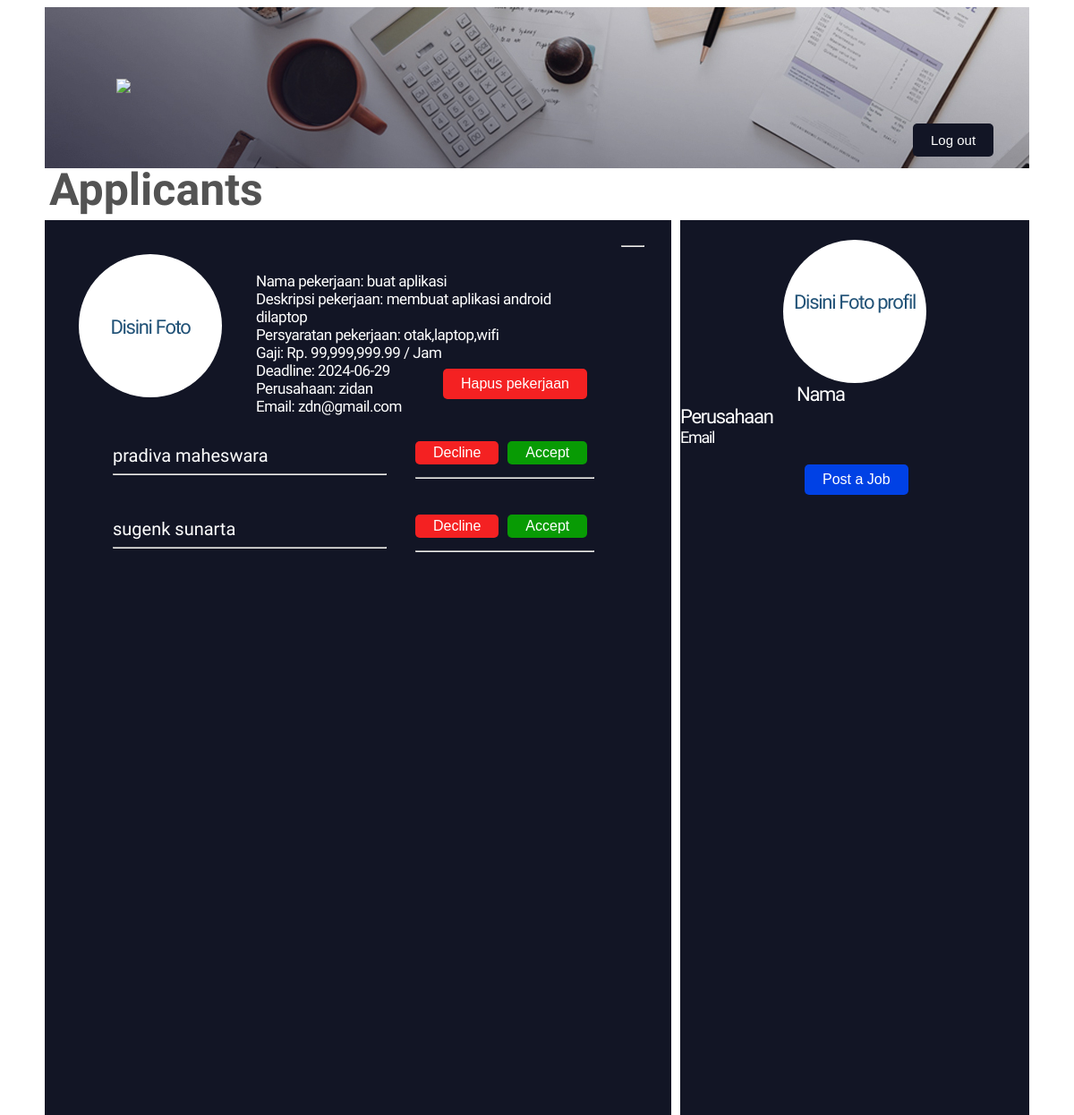
Screenshot of /company/about-job.php?id=3 (signed in) with the database file from the repository.
### tables this page shows
CREATE TABLE `jobs` (
  `id` int(11) NOT NULL,
  `company_id` int(11) NOT NULL,
  `title` varchar(255) NOT NULL,
  `description` text NOT NULL,
  `requirements` text NOT NULL,
  `salary` decimal(10,2) NOT NULL,
  `deadline` date NOT NULL,
  `category` varchar(50) NOT NULL
);

CREATE TABLE `users` (
  `id` int(11) NOT NULL,
  `username` varchar(255) NOT NULL,
  `password` varchar(255) NOT NULL,
  `role` enum('Mahasiswa','Perusahaan','Admin') NOT NULL,
  `email` varchar(255) NOT NULL,
  `name` varchar(255) NOT NULL
);

### company/about-job.php (the view, shortened to what this page needs)
<?php
include '../db_connection.php';
$job_id = isset($_GET['id']) ? $_GET['id'] : '';
$sql = "SELECT j.id, j.title, j.description, j.requirements, j.salary, j.deadline, j.category, u.name AS company_name, u.email
        FROM jobs j
        JOIN users u ON j.company_id = u.id
        WHERE j.id = ?";
$stmt = $conn->prepare($sql);
$stmt->bind_param("i", $job_id);
$stmt->execute();
$result = $stmt->get_result();
$job = $result->fetch_assoc();
$sql_applicants = "SELECT u.id, u.name
                   FROM applications a
                   JOIN users u ON a.user_id = u.id
                   WHERE a.job_id = ?";
$stmt_applicants = $conn->prepare($sql_applicants);
$stmt_applicants->bind_param("i", $job_id);
$stmt_applicants->execute();
$result_applicants = $stmt_applicants->get_result();
?>
<!DOCTYPE html>
<html>
<head>
    <link rel="stylesheet" type="text/css" href="../CSS/about-job.css">
</head>
<body>
    <div class="container">
        <div class="header">
            <img src="Images/title.png">
        </div>
        <div class="log-out"><a href="../logout.php">Log out</a></div>
        <h1>Applicants</h1>
        <div class="posting">
            <div class="post-1">
                <div class="foto">
                    <p>Disini Foto</p>
                </div>
                <div class="teks">
                    <span>Nama pekerjaan: <?php echo $job['title']; ?></span><br>
                    <span>Deskripsi pekerjaan: <?php echo $job['description']; ?></span><br>
                    <span>Persyaratan pekerjaan: <?php echo $job['requirements']; ?></span><br>
                    <span>Gaji: Rp. <?php echo number_format($job['salary'], 2); ?> / Jam</span><br>
                    <span>Deadline: <?php echo $job['deadline']; ?></span><br>
                    <span>Perusahaan: <?php echo $job['company_name']; ?></span><br>
                    <span>Email: <?php echo $job['email']; ?></span><br>
                </div><hr>
                <div class="delete" style="margin-left: 210px;"><a href="delete-job.php?id=<?php echo $job['id']; ?>">Hapus pekerjaan</a></div>
                <table width="600px" align="center" cellspacing="30px">
                    <?php
                    if ($result_applicants->num_rows > 0) {
                        while ($applicant = $result_applicants->fetch_assoc()) {
                            echo "<tr>";
                            echo "<td><font>" . $applicant['name'] . "</font><hr></td>";
                            echo "<td width='200px' valign='top'>";
                            echo "<div class='decline'><a href='decline-applicant.php?id=" . $applicant['id'] . "&job_id=" . $job['id'] . "'>Decline</a></div>";
                            echo "<div class='accept'><a href='accept-applicant.php?id=" . $applicant['id'] . "&job_id=" . $job['id'] . "'>Accept</a></div>";
                            echo "<hr id='hr'>";
                            echo "</td>";
                            echo "</tr>";
                        }
                    } else {
                        echo "<tr><td colspan='2'>No applicants yet.</td></tr>";
                    }
                    ?>
                </table>
            </div>
        </div>
        <div class="profile">
            <div class="foto-profil">
                <p>Disini Foto profil</p>
            </div>
            <div class="keterangan">
                <a href="profile-comp.php">Nama Perusahaan</a>
                <span><br>Email</span>
            </div>
            <div class="post-job">
                <a href="post-job.html">Post a Job</a>
            </div>
        </div>
    </div>
</body>
</html>

### CSS/about-job.css (style rules this page uses)
body { background-color: white; }
h1 { font-family: 'Oswald', sans-serif; color: #535353; font-size: 50px; margin-top: -5px; margin-bottom: -5px; margin-left: 5px; }
.container { width: 1100px; margin: auto; background-color: white; }
.header { background-image: url(../Images/header.jpg); padding: 80px; padding-right: 80px; }
.log-out a { position: absolute; border-radius: 5px; background-color: #121525; padding: 10px; padding-right: 20px; padding-left: 20px; border-style: none; font-family: arial; font-size: 15px; color: white; text-decoration: none; transition: 0.3s; margin-left: 970px; margin-top: -50px; }
.container .posting { width: 700px; height: 1000px; background-color: #121525; margin-top: 10px; float: left; }
.container .posting .post-1 { width: 650px; height: 250px; background-color: #121525; float: left; margin: 20px; }
.container .posting .post-1 .foto { width: 160px; height: 160px; background-color: white; margin-top: 18px; margin-left: 18px; margin-bottom: 18px; border-radius: 50%; float: left; }
.container .posting .post-1 .foto p { text-align: center; line-height: 120px; font-family: 'Oswald', sans-serif; font-size: 22px; letter-spacing: -1.3px; color: #215277; }
.container .posting .post-1 .teks { padding: 20px; width: 370px; height: 120px; background-color: #121525; margin:18px; float: left; }
.container .posting .post-1 .teks span { font-family: 'Oswald', sans-serif; font-size: 17px; letter-spacing: -0.5px; color: white; text-decoration: none; margin-left: 0px; }
.delete a { padding: 8px; padding-right: 20px; padding-left: 20px; border-radius: 5px; background-color: #f42122; text-decoration: none; font-family: arial; color: white; transition: 0.6s; float: left; margin-left: 215px; margin-top: -50px; }
.decline a { padding: 4px; padding-right: 20px; padding-left: 20px; border-radius: 5px; background-color: #f42122; text-decoration: none; font-family: arial; color: white; transition: 0.6s; float: left; margin-left: 0px; }
.accept a { padding: 4px; padding-right: 20px; padding-left: 20px; border-radius: 5px; background-color: #089b04; text-decoration: none; font-family: arial; color: white; transition: 0.6s; float: left; margin-left: 10px; }
#hr { margin-top: 40px; }
.container .profile { width: 390px; height: 1000px; background-color: #121525; margin-top: 10px; float: left; margin-left: 10px; }
.container .profile .foto-profil { width: 160px; height: 160px; background-color: white; margin: auto; margin-top: 20px; border-radius: 50%; }
.container .profile .foto-profil p { text-align: center; line-height: 140px; font-family: 'Oswald', sans-serif; font-size: 22px; letter-spacing: -1.3px; color: #215277; }
.container .profile .keterangan a { font-family: 'Oswald', sans-serif; font-size: 22px; letter-spacing: -1.3px; color: white; text-decoration: none; margin-left: 130px; margin-top: 10px; }
span { margin-left: 180px; font-family: 'Oswald', sans-serif; font-size: 18px; letter-spacing: -1.3px; color: white; }
.post-job a { padding: 8px; padding-right: 20px; padding-left: 20px; border-radius: 5px; background-color: #0041e5; text-decoration: none; font-family: arial; color: white; transition: 0.6s; float: left; margin-left: 139px; margin-top: 20px; }
font { font-family: 'Oswald', sans-serif; font-size: 20px; color: white; }

### rows the page displays
jobs: title "buat aplikasi", description "membuat aplikasi android dilaptop", requirements "otak,laptop,wifi", salary "99,999,999.99", deadline "2024-06-29", company.name "zidan", company.email "zdn@gmail.com"
users: name "pradiva maheswara"
users: name "sugenk sunarta"
